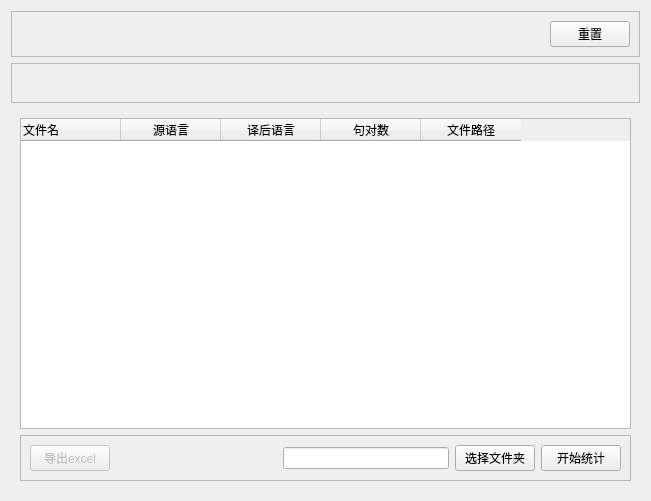
<?xml version="1.0" encoding="UTF-8"?>
<ui version="4.0">
 <class>Form</class>
 <widget class="QWidget" name="Form">
  <property name="geometry">
   <rect>
    <x>0</x>
    <y>0</y>
    <width>651</width>
    <height>501</height>
   </rect>
  </property>
  <property name="windowTitle">
   <string>Tmx句对统计工具</string>
  </property>
  <layout class="QVBoxLayout" name="verticalLayout">
   <item>
    <widget class="QFrame" name="frame_3">
     <property name="frameShape">
      <enum>QFrame::StyledPanel</enum>
     </property>
     <property name="frameShadow">
      <enum>QFrame::Raised</enum>
     </property>
     <layout class="QHBoxLayout" name="horizontalLayout_3">
      <item>
       <spacer name="horizontalSpacer_3">
        <property name="orientation">
         <enum>Qt::Horizontal</enum>
        </property>
        <property name="sizeHint" stdset="0">
         <size>
          <width>40</width>
          <height>20</height>
         </size>
        </property>
       </spacer>
      </item>
      <item>
       <widget class="QPushButton" name="btn_reset">
        <property name="text">
         <string>重置</string>
        </property>
       </widget>
      </item>
     </layout>
    </widget>
   </item>
   <item>
    <widget class="QFrame" name="frame_2">
     <property name="frameShape">
      <enum>QFrame::StyledPanel</enum>
     </property>
     <property name="frameShadow">
      <enum>QFrame::Raised</enum>
     </property>
     <layout class="QHBoxLayout" name="horizontalLayout_2">
      <item>
       <widget class="QLabel" name="lab_data">
        <property name="text">
         <string/>
        </property>
       </widget>
      </item>
      <item>
       <spacer name="horizontalSpacer_2">
        <property name="orientation">
         <enum>Qt::Horizontal</enum>
        </property>
        <property name="sizeHint" stdset="0">
         <size>
          <width>40</width>
          <height>20</height>
         </size>
        </property>
       </spacer>
      </item>
      <item>
       <widget class="QLabel" name="lab_progress">
        <property name="text">
         <string/>
        </property>
       </widget>
      </item>
     </layout>
    </widget>
   </item>
   <item>
    <widget class="QWidget" name="widget" native="true">
     <property name="acceptDrops">
      <bool>false</bool>
     </property>
     <layout class="QVBoxLayout" name="verticalLayout_2">
      <item>
       <widget class="QTableWidget" name="tableWidget">
        <property name="acceptDrops">
         <bool>true</bool>
        </property>
        <attribute name="horizontalHeaderCascadingSectionResizes">
         <bool>false</bool>
        </attribute>
        <attribute name="verticalHeaderCascadingSectionResizes">
         <bool>false</bool>
        </attribute>
        <column>
         <property name="text">
          <string>文件名</string>
         </property>
         <property name="textAlignment">
          <set>AlignLeading|AlignVCenter</set>
         </property>
        </column>
        <column>
         <property name="text">
          <string>源语言</string>
         </property>
        </column>
        <column>
         <property name="text">
          <string>译后语言</string>
         </property>
        </column>
        <column>
         <property name="text">
          <string>句对数</string>
         </property>
        </column>
        <column>
         <property name="text">
          <string>文件路径</string>
         </property>
        </column>
       </widget>
      </item>
      <item>
       <widget class="QFrame" name="frame">
        <property name="frameShape">
         <enum>QFrame::StyledPanel</enum>
        </property>
        <property name="frameShadow">
         <enum>QFrame::Raised</enum>
        </property>
        <layout class="QHBoxLayout" name="horizontalLayout">
         <item>
          <widget class="QPushButton" name="btn_export">
           <property name="enabled">
            <bool>false</bool>
           </property>
           <property name="text">
            <string>导出excel</string>
           </property>
          </widget>
         </item>
         <item>
          <spacer name="horizontalSpacer">
           <property name="orientation">
            <enum>Qt::Horizontal</enum>
           </property>
           <property name="sizeHint" stdset="0">
            <size>
             <width>40</width>
             <height>20</height>
            </size>
           </property>
          </spacer>
         </item>
         <item>
          <widget class="QLineEdit" name="let_path"/>
         </item>
         <item>
          <widget class="QPushButton" name="btn_path">
           <property name="text">
            <string>选择文件夹</string>
           </property>
          </widget>
         </item>
         <item>
          <widget class="QPushButton" name="btn_statistics">
           <property name="text">
            <string>开始统计</string>
           </property>
          </widget>
         </item>
        </layout>
       </widget>
      </item>
     </layout>
    </widget>
   </item>
  </layout>
 </widget>
 <resources/>
 <connections/>
</ui>
